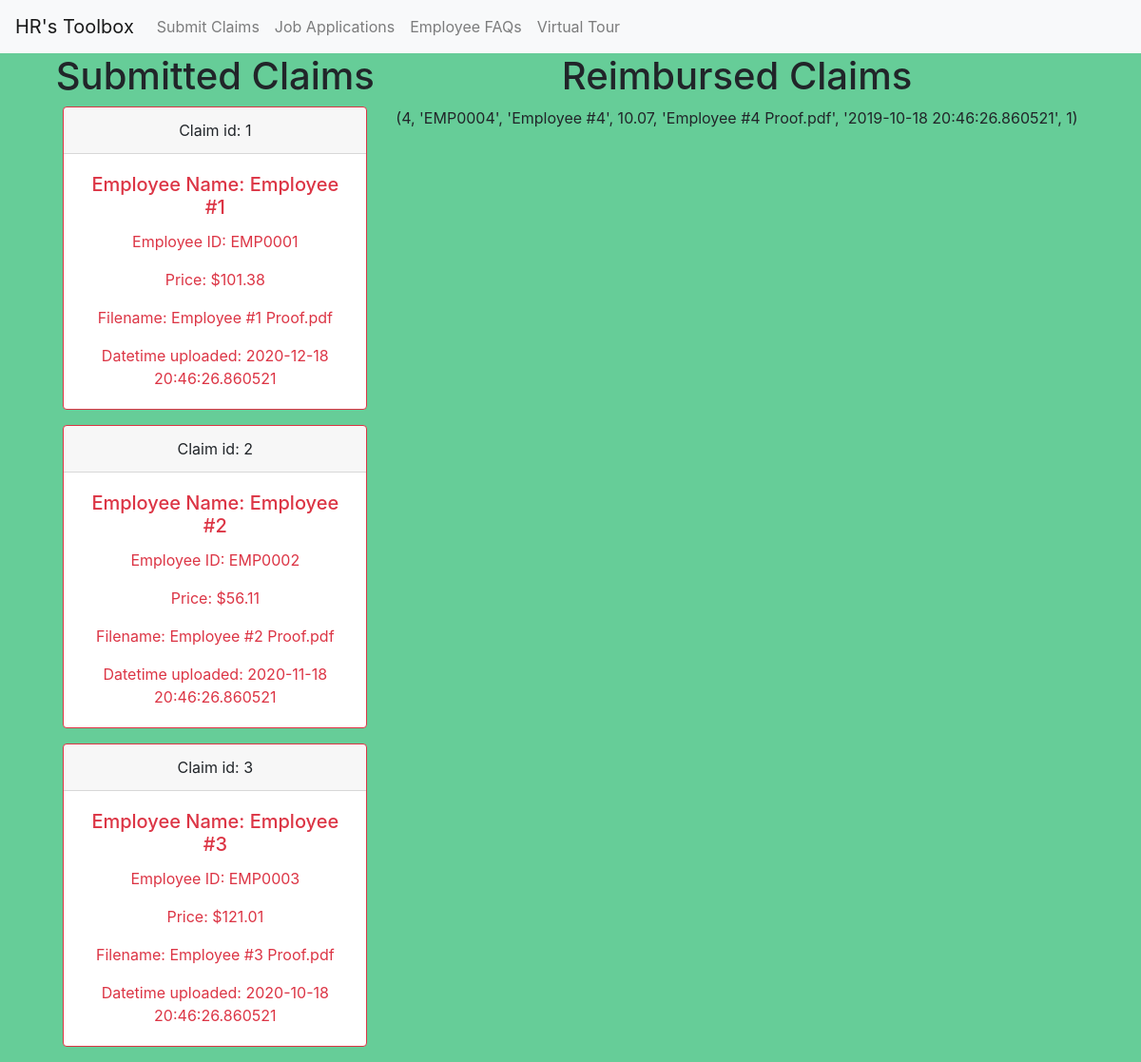
Screenshot of /claim with the database file from the repository.
### tables this page shows
CREATE TABLE claims
    (id INTEGER NOT NULL PRIMARY KEY AUTOINCREMENT UNIQUE,
     company_id TEXT, 
     name TEXT,
     amount INTEGER,
     filename TEXT,
     date TEXT,
     reimbursed INTEGER);

### web/app.py (the view)
@app.route('/claim')
def claim():
    conn = sqlite3.connect('../bot/db.sqlite')
    cur = conn.cursor()
    conn.text_factory = str
    data = []
    for row in cur.execute("SELECT * FROM claims"):
        data.append(row)
    print(data)
    return render_template('claim.html', data=data)

### web/app.py (called while the page is built)
@app.after_request
def add_header(r):
    r.headers["Cache-Control"] = "no-cache, no-store, must-revalidate"
    r.headers["Pragma"] = "no-cache"
    r.headers["Expires"] = "0"
    r.headers['Cache-Control'] = 'public, max-age=0'
    return r

### web/templates/claim.html (shortened to what this page needs)
<!doctype html>
<html>
    <head>
        <link rel="stylesheet" href="https://maxcdn.bootstrapcdn.com/bootstrap/4.5.2/css/bootstrap.min.css">
        <link href="{{ url_for('static',filename='styles/claim.css') }}" rel="stylesheet" type="text/css">
        <link href="http://www.jqueryscript.net/css/top.css" rel="stylesheet" type="text/css">
    </head>
    <body>
        <nav class="navbar navbar-expand-lg navbar-light bg-light">
          <a class="navbar-brand" href="/">HR's Toolbox</a>
          <div class="collapse navbar-collapse" id="navbarNav">
            <ul class="navbar-nav">
              <li class="nav-item">
                <a class="nav-link" href="/claim">Submit Claims </a>
              </li>
              <li class="nav-item">
                <a class="nav-link" href="#">Job Applications </a>
              </li>
              <li class="nav-item">
                <a class="nav-link" href="#">Employee FAQs </a>
              </li>
              <li class="nav-item">
                <a class="nav-link" href="#">Virtual Tour </a>
              </li>
            </ul>
          </div>
        </nav>
        <section id="connected">
            <div class="d-flex justify-content-center text-center">
                <div class="">
                    <div>
                        <h1>Submitted Claims</h1>
                    </div>
                    <div class="container">
                        <div class="connected list">
                            {% for data in data %}
                                {% if data[6] == 0 %}
                                    <div class="card border-danger mb-3" style="max-width: 20rem;">
                                      <div class="card-header">Claim id: {{ data[0] }}</div>
                                      <div class="card-body text-danger">
                                        <h5 class="card-title">Employee Name: {{ data[2] }}</h5>
                                        <p class="card-text">Employee ID: {{ data[1] }}</p>
                                        <p class="card-text">Price: ${{ data[3] }}</p>
                                        <p class="card-text">Filename: {{ data[4] }}</p>
                                        <p class="card-text">Datetime uploaded: {{ data[5] }}</p>
                                      </div>
                                    </div>
                                {% endif %}
                            {% endfor %}
                        </div>
                    </div>
                </div>
                <div class="">
                    <h1>Reimbursed Claims</h1>
                    <div class="container">
                        <div class="connected list no2">
                            {% for data in data %}
                                {% if data[6] == 1 %}
                                    <p class="highlight data">{{ data }}</p>
                                {% endif %}
                            {% endfor %}
                        </div>
                    </div>
                </div>
            </div>
        </section>
    </body>
</html>

### web/static/styles/claim.css (style rules this page uses)
#connected { background-color: #66cd98; }

### rows the page displays
claims: id "1", name "Employee #1", company "EMP0001", amount "101.38", filename "Employee #1 Proof.pdf", date "2020-12-18 20:46:26.860521"
claims: id "2", name "Employee #2", company "EMP0002", amount "56.11", filename "Employee #2 Proof.pdf", date "2020-11-18 20:46:26.860521"
claims: id "3", name "Employee #3", company "EMP0003", amount "121.01", filename "Employee #3 Proof.pdf", date "2020-10-18 20:46:26.860521"
claims: data "(4, 'EMP0004', 'Employee #4', 10.07, 'Employee #4 Proof.pdf', '2019-10-18 20:46:26.860521', 1)"
